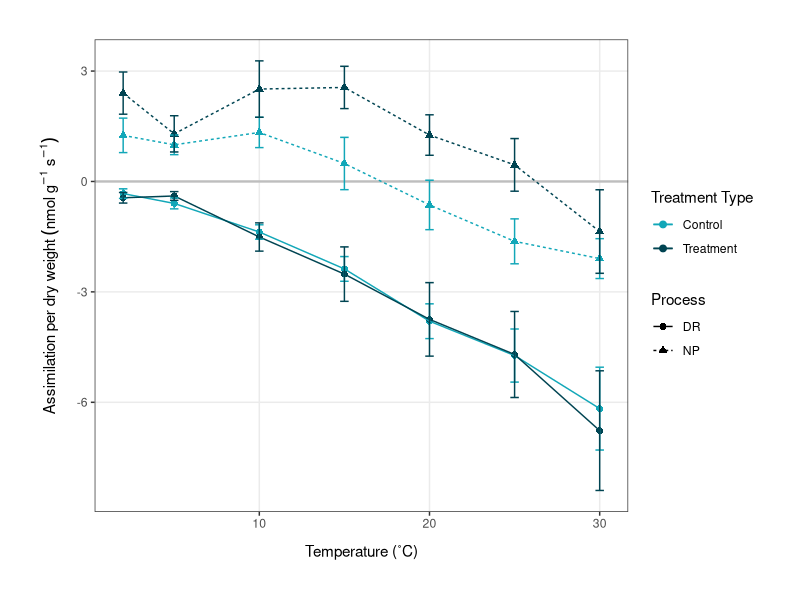
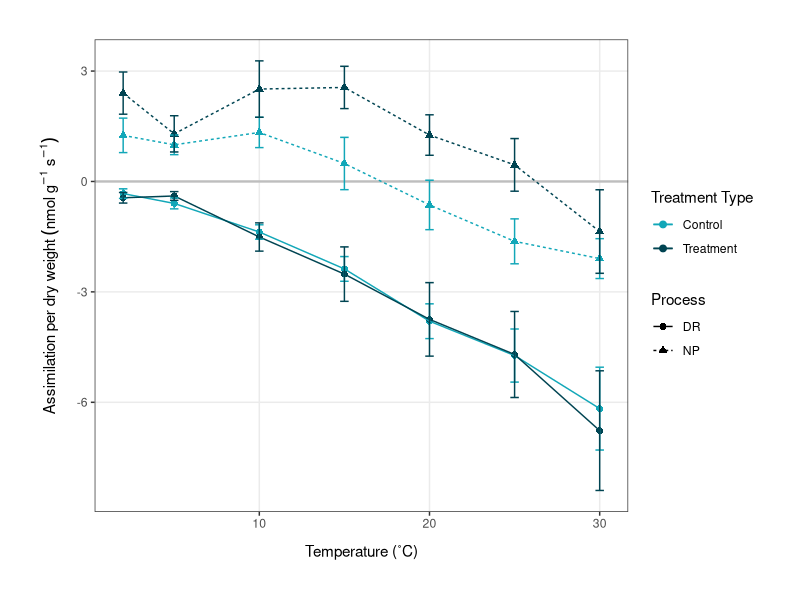

Recreate these plots in R, in order. (Note: this script raises an error after producing the figures.)
# Plots for dissertation 
# Emma Gemal, s1758915@sms.ed.ac.uk
# University of Edinburgh 

### Library ----
library(tidyverse)
library(lme4)
library(ggeffects)
library(ggpubr)

### Temperature Response Curves ----
avgdata <- read.csv("Data/np_dr_averages.csv", header = TRUE)
str(avgdata)

avgdata <- avgdata %>% 
              mutate(treatment_type = as.factor(treatment_type),
                     type = as.factor(type))
str(avgdata)

# plotting temperature response curves using dry weight  
(dw_plot <- ggplot(avgdata, aes(x = temp, y = avgDW, color = treatment_type)) +
              geom_hline(yintercept = 0, color = "grey", size = 0.8) +  # optional to keep              
              geom_point(aes(shape = type), size = 2) +
              geom_line(aes(linetype = type)) +
              ylab(label = expression(Assimilation~per~dry~weight~(nmol~g^-1~s^-1))) +
              xlab(label = "Temperature (˚C)") +              
              geom_errorbar(aes(ymin = avgDW-se_DW, ymax = avgDW+se_DW), width = 0.5) +
              theme_bw() +
              theme(axis.title.x = 
                      element_text(margin = margin(t = 10, r = 0, b = 0, l = 0)),
                    axis.title.y = 
                      element_text(margin = margin(t = 0, r = 10, b = 0, l = 0)),
                    panel.grid.minor = element_blank()) +
              theme(plot.margin = unit(c(1, 1, 1, 1), "cm")) + 
              scale_color_manual(values = c("#12A7B8", "#004452"),
                                 name = c("Treatment Type", "Process"),
                                 labels = c("Control", "Treatment")) +
              scale_linetype_discrete(name = c("Process", "Treatment Type")) +
              scale_shape_discrete(name = c("Process", "Treatment Type")))  

ggsave("Figures/t_response_DW.png", plot = dw_plot, 
       width = 6.8, height = 5.2, units = "in")

# plotting curves using chlorophyll content 
(chl_plot <- ggplot(avgdata, aes(x = temp, y = avgChl, color = treatment_type)) +
                geom_hline(yintercept = 0, color = "grey", size = 0.8) +  # optional to keep              
                geom_point(aes(shape = type), size = 2) +
                geom_line(aes(linetype = type)) +
                geom_errorbar(aes(ymin = avgChl-se_Chl, ymax = avgChl+se_Chl), width = 0.5) +
                ylab(label = 
                       expression(Assimilation~per~chlorophyll~content~(nmol~mg^-1~s^-1))) +
                xlab(label = "Temperature (˚C)") +              
                theme_bw() +
                theme(axis.title.x = 
                        element_text(margin = margin(t = 10, r = 0, b = 0, l = 0)),
                      axis.title.y = 
                        element_text(margin = margin(t = 0, r = 7, b = 0, l = 0)), 
                        panel.grid.minor = element_blank()) +
                theme(plot.margin = unit(c(1, 1, 1, 1), "cm")) + 
                scale_color_manual(values = c("#12A7B8", "#004452"),
                                   name = c("Treatment Type", "Process"),
                                   labels = c("Control", "Treatment")) +
                scale_linetype_discrete(name = c("Process", "Treatment Type")) +
                scale_shape_discrete(name = c("Process", "Treatment Type")) +
                scale_y_continuous(breaks = seq(-20, 10, 5)))

ggsave("Figures/t_response_chl.png", plot = chl_plot, 
      width = 6.8, height = 5.2, units = "in")


### Carbon Gain Efficiency ----
cgain <- read.csv("Data/c_gain_long.csv") 

str(cgain)

# making stacked plots of DR:NP 
(stacked_both <- ggplot(cgain, aes(x = temp, y = percent, fill = type)) +
                    geom_bar(position = "fill", stat = "identity") +
                    ylab(label = "Carbon Use Efficiency (%)") +
                    xlab(label = "Temperature (˚C)") +              
                    facet_wrap(~treatment_type, nrow = 1) +
                    theme_bw() +
                    theme(axis.title.x = 
                            element_text(margin = margin(t = 10, r = 0, b = 0, l = 0)),
                          axis.title.y = 
                            element_text(margin = margin(t = 0, r = 5, b = 0, l = 0))) +
                    theme(plot.margin = unit(c(1, 1, 1, 1), "cm"),
                          panel.spacing = unit(1, "cm")) + 
                    scale_fill_manual(values = c("#FF6D33", "#7A292A"),
                                      name = "Process") +  # could change the name 
                    scale_y_continuous(expand = expansion(mult = c(0, 0.01)),
                                       labels = scales::percent_format(suffix = "")))  # OR
               #    scale_y_continuous(expand = c(0,0)))

ggsave("Figures/c_gain_stacked.png", plot = stacked_both, 
       width = 7.5, height = 5, units = "in")


### Acclimation Ratios ----
ratios <- read.csv("Data/acclimation_ratios.csv")

(ratio_plot <- ggplot(ratios, aes(x = temp, y = DWt.c)) +
                  geom_point(aes(color = type, shape = type), size = 2.5, alpha = 0.9) +
                  geom_hline(yintercept = 1, linetype = "dotted") +
                  ylab(label = "Acclimation ratio") +
                  xlab(label = "Temperature (˚C)") +
                  theme_bw() +
                  theme(axis.title.x = 
                          element_text(margin = margin(t = 10, r = 0, b = 0, l = 0)),
                        axis.title.y = 
                          element_text(margin = margin(t = 0, r = 10, b = 0, l = 0)),
                        panel.grid.minor = element_blank()) +
                  theme(plot.margin = unit(c(1, 1, 1, 1), "cm")) +
                  scale_color_manual(values = c("#FF6D33", "#7A292A"),
                                     name = "Process") +
                  scale_shape_discrete(name = "Process") + # can change the name
                  scale_y_continuous(limits = c(0, 6)))

ggsave("Figures/acclim_ratio_plot.png", plot = ratio_plot, 
       width = 6.5, height = 5, units = "in")


### Light Response Curves ----
light <- read.csv("Data/full_light_responses.csv") 
str(light)

# calculating averages, standard deviation and standard error
light_sum <- light %>% 
                group_by(Lcuv, treatment_type) %>% 
                summarise(avgCO2 = mean(CO2),
                          sdCO2 = sd(CO2)) %>% 
                mutate(seCO2 = sdCO2/sqrt(3)) %>% 
                na.omit()

# plotting the light response curves
(light_plots <- ggplot(light_sum, aes(x = Lcuv, y = avgCO2)) +
                  geom_hline(yintercept = 0, size = 0.5, linetype = "dotted") +               
                  geom_point(aes(color = treatment_type), size = 2.2) +
                  geom_line(aes(color = treatment_type)) +
                  geom_errorbar(aes(ymin = avgCO2-seCO2, ymax = avgCO2+seCO2, 
                                    color = treatment_type, width = 20), alpha = 0.8) + 
                  ylab(label = expression(paste(
                       "\u0394", "CO"[2], " (rel. ppm)"))) +  # check units 
                  xlab(label = expression(paste(
                       "PPFD ", "(µmol ", "m"^-2, " s"^-1, ")"))) +
                  theme_bw() +
                  theme(panel.grid.minor = element_blank(),
                        axis.title.x = 
                          element_text(margin = margin(t = 10, r = 0, b = 0, l = 0))) +
                  theme(plot.margin = unit(c(1, 1, 1, 1), "cm")) +
                  scale_color_manual(values = c("#12A7B8", "#004452"),
                                     name = "Treatment Type",
                                     labels = c("Control", "Treatment"))) 

ggsave("Figures/light_response.png", plot = light_plots, 
       width = 7, height = 5.5, units = "in")


### Climate Data ----
climate <- read.csv("Data/climate_combo.csv")

# creating summary data 
# for year
sum_year <- climate %>% 
              group_by(year) %>% 
              summarise(avg_temp = mean(temp),
                        min_temp = min(temp),
                        max_temp = max(temp))

sum_year_long <- sum_year %>% 
                    pivot_longer(cols = c(2:4),
                                 names_to = "type",
                                 values_to = "temp")

# for season
sum_season <- climate %>% 
                group_by(season) %>% 
                summarise(avg_temp = mean(temp),
                          min_temp = min(temp),
                          max_temp = max(temp))

sum_season_long <- sum_season %>% 
                      pivot_longer(cols = c(2:4),
                                   names_to = "type",
                                   values_to = "temp")


# plotting the average, minimum and maximum temperature over time (by year) 
minor <- seq(2004, 2016, by = 4)   # making minor gridlines for the plot 

(temp_year <- ggplot(sum_year_long, aes(x = year, y = temp, 
                                        color = type, shape = type)) +
                geom_vline(xintercept = minor, color = "grey92") +                 
                geom_point(size = 2.5) +  
                geom_line(aes(group = type)) +
                geom_hline(yintercept = 0, linetype = "dashed") +
                ylab(label = "Temperature (˚C)") +
                xlab(label = "Year") +
                theme_bw() +
                theme(axis.text.x = element_text(angle = 60, hjust = 1),
                      panel.grid.minor = element_blank(),
                      panel.grid.major.x = element_blank(),
                      legend.title = element_blank(),
                      axis.title.x = 
                        element_text(margin = margin(t = 10, r = 0, b = 0, l = 0)),
                      axis.title.y = 
                        element_text(margin = margin(t = 0, r = 10, b = 0, l = 0))) +
                theme(plot.margin = unit(c(1, 1, 1, 1), "cm")) +
                scale_color_manual(values = c("#004452", "#B5BA4F", "#FF6D33"),
                                   labels = c("Mean", "Maximum", "Minimum")) + 
                scale_shape_discrete(labels = c("Mean", "Maximum", "Minimum")) +
                scale_x_continuous(n.breaks = 8))

ggsave("Figures/climate_plot_year.png", plot = temp_year, 
       width = 6.5, height = 5.5, units = "in")

# adding the mixed effects model to the plot 
temp_month_season <- lmer(temp ~ year + (1|month) + (1|season), data = climate, REML = F)

# creating model predictions 
pred.mm <- ggpredict(temp_month_season, terms = c("year"))  

# plotting the predictions 
(temp_year_model <- ggplot(pred.mm) + 
                      geom_vline(xintercept = minor, color = "grey92") +                   
                      geom_line(aes(x = x, y = predicted), color = "#004452") +   # slope
                      geom_ribbon(aes(x = x, ymin = conf.low, 
                                      ymax = conf.high), 
                                  fill = "lightgrey", alpha = 0.5) +  # error band
                      geom_point(size = 2.5, data = sum_year_long, aes(x = year, y = temp, 
                                 color = type, shape = type)) +
                      geom_line(data = sum_year_long, aes(x = year, y = temp, 
                                                          color = type, group = type)) +
                      geom_hline(yintercept = 0, linetype = "dashed") +
                      ylab(label = "Temperature (˚C)") +
                      xlab(label = "Year") +
                      theme_bw() +
                      theme(axis.text.x = element_text(angle = 60, hjust = 1),
                            panel.grid.minor = element_blank(),
                            panel.grid.major.x = element_blank(),
                            legend.title = element_blank(),
                            axis.title.x = 
                              element_text(margin = margin(t = 10, r = 0, b = 0, l = 0)),
                            axis.title.y = 
                              element_text(margin = margin(t = 0, r = 10, b = 0, l = 0))) +
                      theme(plot.margin = unit(c(1, 1, 1, 1), "cm")) +
                      scale_color_manual(values = c("#004452", "#B5BA4F", "#FF6D33"),
                                         labels = c("Mean", "Maximum", "Minimum")) + 
                      scale_shape_discrete(labels = c("Mean", "Maximum", "Minimum")) +
                      scale_x_continuous(n.breaks = 8))

ggsave("Figures/climate_plot_model.png", plot = temp_year_model, 
       width = 6.5, height = 5.5, units = "in")

## For the appendix
# plotting the average, minimum and maximum temperature over time (by season) 
(temp_season <- ggplot(sum_season_long, aes(x = season, y = temp, 
                                        color = type, shape = type)) +
                  geom_point(size = 2.5) +  
                  geom_line(aes(group = type)) +
                  geom_hline(yintercept = 0, linetype = "dashed") +
                  ylab(label = "Temperature (˚C)") +
                  xlab(label = "Season") +
                  theme_bw() +
                  theme(axis.text.x = element_text(angle = 60, hjust = 1),
                        panel.grid.minor = element_blank(),
                        panel.grid.major.x = element_blank(),
                        legend.title = element_blank(),
                        axis.title.x = 
                          element_text(margin = margin(t = 10, r = 0, b = 0, l = 0)),
                        axis.title.y = 
                          element_text(margin = margin(t = 0, r = 10, b = 0, l = 0))) +
                  theme(plot.margin = unit(c(1, 1, 1, 1), "cm")) +
                  scale_color_manual(values = c("#004452", "#B5BA4F", "#FF6D33"),
                                     labels = c("Mean", "Maximum", "Minimum")) + 
                  scale_shape_discrete(labels = c("Mean", "Maximum", "Minimum")))

ggsave("Figures/climate_plot_season.png", plot = temp_season, 
       width = 6.5, height = 5.5, units = "in")

# creating a faceted plot of temperature over time
str(climate)
climate$date_time <- as.POSIXct(climate$date_time)

(temp_facet <- ggplot(climate, aes(x = date_time, y = temp, fill = season)) +   
                  geom_line(aes(color = season)) +
                  facet_wrap(vars(season), ncol = 3, scales = "free_x") +
                  ylab(label = "Temperature (˚C)") +
                  xlab(label = "Date") +
                  theme_bw() +
                  theme(legend.position = "none",
                        axis.title.x = 
                          element_text(margin = margin(t = 10, r = 0, b = 0, l = 0)),
                        axis.title.y = 
                          element_text(margin = margin(t = 0, r = 10, b = 0, l = 0))) +
                  theme(plot.margin = unit(c(1, 1, 1, 1), "cm")) +
                  scale_x_datetime(date_labels = "%b", date_breaks = "1 month") +
                  scale_color_manual(values = c("#DADDA7", "#D1D491", "#C8CC7B", "#BEC365", 
                                                "#B5BA4F", "#A2A741", "#8B8F38", "#74772E", 
                                                "#5D5F25", "#45481C", "#2E3013", "#171809", 
                                                "#000000")))

ggsave("Figures/climate_facet.png", plot = temp_facet, 
       width = 7, height = 7, units = "in")

### Microclimate Data ----
microlog <- read.csv("Data/microclimate.csv")

str(microlog)
microlog <- microlog %>% 
              dplyr::select("Date", "Time", "Inside.temp", "Outside.temp", "ground.temp",
                            "inside.humidity", "Outside.humidity") %>% 
              rename(Ground.temp = ground.temp,
                     Inside.humidity = inside.humidity) %>% 
              unite("date_time", c("Date", "Time"), remove = FALSE, sep = " ") %>% 
              mutate(date_time = as.POSIXct(date_time, format = "%d/%m/%Y %H:%M")) %>% 
              mutate(Inside.temp = as.numeric(Inside.temp)) %>% 
              mutate(Outside.temp = as.numeric(Outside.temp)) %>% 
              mutate(Ground.temp = as.numeric(Ground.temp)) %>% 
              mutate(Inside.humidity = as.numeric(Inside.humidity)) %>% 
              mutate(Outside.humidity = as.numeric(Outside.humidity))

# plotting outside temperatures
(outside_temp <- ggplot(microlog, aes(x = date_time, y = Outside.temp)) +
                    geom_line(size = 0.7, color = "#FF6D33") +
                    ylab(label = "Temperature (˚C)") +
                    xlab(label = "Date") +
                    theme_bw() +
                    theme(axis.title.x = 
                            element_text(margin = margin(t = 10, r = 0, b = 0, l = 0)),
                          axis.title.y = 
                            element_text(margin = margin(t = 0, r = 10, b = 0, l = 0)),
                          panel.grid.minor = element_blank()) +
                    theme(plot.margin = unit(c(1, 1, 1, 1), "cm")))

# plotting ground temperatures
(ground_temp <- ggplot(microlog, aes(x = date_time, y = Ground.temp)) +
                  geom_line(size = 0.7, color = "#E64100") +
                  ylab(label = "Temperature (˚C)") +
                  xlab(label = "Date") +
                  theme_bw() +
                  theme(axis.title.x = 
                          element_text(margin = margin(t = 10, r = 0, b = 0, l = 0)),
                        axis.title.y = 
                          element_text(margin = margin(t = 0, r = 10, b = 0, l = 0)),
                        panel.grid.minor = element_blank()) +
                  theme(plot.margin = unit(c(1, 1, 1, 1), "cm")))

# plotting inside temperatures
(inside_temp <- ggplot(microlog, aes(x = date_time, y = Inside.temp)) +
                  geom_line(size = 0.7, color = "#FF9166") +
                  ylab(label = "Temperature (˚C)") +
                  xlab(label = "Date") +
                  theme_bw() +
                  theme(axis.title.x = 
                          element_text(margin = margin(t = 10, r = 0, b = 0, l = 0)),
                        axis.title.y = 
                          element_text(margin = margin(t = 0, r = 10, b = 0, l = 0)),
                        panel.grid.minor = element_blank()) +
                  theme(plot.margin = unit(c(1, 1, 1, 1), "cm")))

# plotting outside relative humidity (DON'T INCLUDE)
(outside_rh <- ggplot(microlog, aes(x = date_time, y = Outside.humidity)) +
                  geom_line())

# plotting inside relative humidity 
(inside_rh <- ggplot(microlog, aes(x = date_time, y = Inside.humidity)) +
                  geom_line())

panel <- ggarrange(inside_temp, outside_temp, ground_temp, labels = c("A", "B", "C"),
                   nrow = 1)
panel2 <- ggarrange(inside_temp, outside_temp, ground_temp, labels = c("A", "B", "C"),
                    nrow = 2, ncol = 2)

ggsave("Figures/microclimate_panel_tall.png", plot = panel2, width = 8, height = 8, units = "in")


### Water Content Curves ----
water <- read.csv("Data/water_content_full.csv")
str(water)
water <- water %>% 
            pivot_longer(cols = c(1:2),
                         names_to = "type",
                         names_prefix = "CO2_",
                         values_to = "CO2")
                         
(water_curves <- ggplot(water, aes(x = weight, y = CO2)) +
                    geom_point(aes(color = type, shape = type), size = 2.5) +
                    geom_line(aes(color = type), size = 0.5) +
                    facet_wrap(~treatment_type, scales = "free") +
                    ylab(label = expression(paste("\u0394", "CO"[2], " (rel. ppm)"))) +
                    xlab(label = "Weight (g)") +
                    theme_bw() +
                    theme(axis.title.x = 
                            element_text(margin = margin(t = 10, r = 0, b = 0, l = 0)),
                          axis.title.y = 
                            element_text(margin = margin(t = 0, r = 10, b = 0, l = 0)),
                          panel.grid.minor = element_blank()) +
                    theme(plot.margin = unit(c(1, 1, 1, 1), "cm")) +
                    scale_color_manual(values = c("#FF6D33", "#7A292A"),
                                       name = "Process") +
                    scale_shape_discrete(name = "Process"))

ggsave("Figures/water_content.png", plot = water_curves, width = 9, height = 6, units = "in")



# --------------------------------------------# 

### Old Code for Data Creation ----
#### creating c_gain_long.csv
cgain <- read.csv("c_gain_efficiency.csv")
# separating the control and treatment data 
control_dw <- cgain[cgain$treatment_type == "control", ]
treatment_dw <- cgain[cgain$treatment_type == "treatment", ]

# putting dark respiration and net photosynthesis values into a long column 
control_perc_long <- control_dw %>% 
  gather(type, percent, 5:6) %>% 
  mutate(type = case_when(type == "DRperc_DW" ~ "DR",
                          type == "NPperc_DW" ~ "NP"))
control_ratio_long <- control_dw %>% 
  gather(type, ratio, 3:4) %>% 
  mutate(type = case_when(type == "DRratio_DW" ~ "DR",
                          type == "NPratio_DW" ~ "NP"))
control_long_combo <- full_join(control_perc_long, control_ratio_long) %>% 
  dplyr::select(c("temp", "GP_DW", "treatment_type",
                  "type", "percent", "ratio"))

treatment_perc_long <- treatment_dw %>% 
  gather(type, percent, 5:6) %>% 
  mutate(type = case_when(type == "DRperc_DW" ~ "DR",
                          type == "NPperc_DW" ~ "NP"))
treatment_ratio_long <- treatment_dw %>% 
  gather(type, ratio, 3:4) %>% 
  mutate(type = case_when(type == "DRratio_DW" ~ "DR",
                          type == "NPratio_DW" ~ "NP"))
treatment_long_combo <- full_join(treatment_perc_long, treatment_ratio_long) %>% 
  dplyr::select(c("temp", "GP_DW", "treatment_type",
                  "type", "percent", "ratio"))

# combining treatments for plotting
cgain_combo <- full_join(treatment_long_combo, control_long_combo)
write.csv(cgain_combo, "Data/c_gain_long.csv", row.names = FALSE) 



#### creating climate_combo.csv 
# loading the data
climate2011 <- read.csv("Data/climate_long_2011-2018.csv")
climate2004 <- read.csv("Data/climate_long_2004-2010.csv")

## Data manipulation for 2011-2018 
head(climate2011)
str(climate2011)
summary(climate2011)

climate2011 <- climate2011 %>% 
  na.omit() %>%   # removing NA's
  filter(rH > 0) %>%  # removing incorrect rH values 
  rename(year = Year,
         temp = Temp) %>%  # renaming columns (lowercase)
  mutate(VPD = as.numeric(VPD)) # changing VPD to numeric 
str(climate2011)

# adding season column
climate2011 <- climate2011 %>% 
  mutate(season = case_when(year == "2011" & month == "11" ~ "2011/12",
                            year == "2011" & month == "12" ~ "2011/12",
                            year == "2012" & month == "1" ~ "2011/12",
                            year == "2012" & month == "11" ~ "2012/13",
                            year == "2012" & month == "12" ~ "2012/13",
                            year == "2013" & month == "1" ~ "2012/13",
                            year == "2013" & month == "11" ~ "2013/14",
                            year == "2013" & month == "12" ~ "2013/14",
                            year == "2014" & month == "1" ~ "2013/14",
                            year == "2014" & month == "11" ~ "2014/15",
                            year == "2014" & month == "12" ~ "2014/15",
                            year == "2015" & month == "1" ~ "2014/15",
                            year == "2015" & month == "11" ~ "2015/16",
                            year == "2015" & month == "12" ~ "2015/16",
                            year == "2016" & month == "1" ~ "2015/16",
                            year == "2016" & month == "11" ~ "2016/17",
                            year == "2016" & month == "12" ~ "2016/17",
                            year == "2017" & month == "1" ~ "2016/17",
                            year == "2017" & month == "11" ~ "2017/18",
                            year == "2017" & month == "12" ~ "2017/18",
                            year == "2018" & month == "1" ~ "2017/18")) %>% 
  mutate(season = as.factor(season))

# removing 2012/13 season
climate2011 <- climate2011[!(climate2011$season == "2012/13"), ]

# fixing the time column to allow for easy change to POSIX class
climate2011 <- climate2011 %>% 
  mutate(real_time = case_when(time == 0 ~ "00:00",
                               time == 100 ~ "01:00",
                               time == 200 ~ "02:00",
                               time == 300 ~ "03:00",
                               time == 400 ~ "04:00",
                               time == 500 ~ "05:00",
                               time == 600 ~ "06:00",
                               time == 700 ~ "07:00",
                               time == 800 ~ "08:00",
                               time == 900 ~ "09:00",
                               time == 1000 ~ "10:00",
                               time == 1100 ~ "11:00",
                               time == 1200 ~ "12:00",
                               time == 1300 ~ "13:00",
                               time == 1400 ~ "14:00",
                               time == 1500 ~ "15:00",
                               time == 1600 ~ "16:00",
                               time == 1700 ~ "17:00",
                               time == 1800 ~ "18:00",
                               time == 1900 ~ "19:00",
                               time == 2000 ~ "20:00",
                               time == 2100 ~ "21:00",
                               time == 2200 ~ "22:00",
                               time == 2300 ~ "23:00"))

# creating date and date + time columns for time series plotting
climate2011 <- climate2011 %>% 
  unite("date", c("year", "month", "day"), remove = FALSE, sep = "-") %>% 
  unite("date_time", c("date", "real_time"), remove = FALSE, sep = " ") %>% 
  mutate(date = as.Date(date)) %>% 
  mutate(date_time = as.POSIXct(date_time, format = "%Y-%m-%d %H:%M"))
str(climate2011)

## Data manipulation for 2004-2010
head(climate2004)
str(climate2004)
summary(climate2004)

climate2004 <- climate2004 %>% 
  na.omit() %>%  # removing NA's
  mutate(date_time = as.POSIXct(date_time,   # changing to POSIX class
                                format = "%d/%m/%Y %H:%M")) 
str(climate2004)

# adding season column
climate2004$year <- format(climate2004$date_time, format = "%Y")
climate2004$month <- format(climate2004$date_time, format = "%m")
climate2004$day <- format(climate2004$date_time, format = "%d")

climate2004 <- climate2004 %>% 
  mutate(season = case_when(year == "2004" & month == "11" ~ "2004/5",
                            year == "2004" & month == "12" ~ "2004/5",
                            year == "2005" & month == "1" ~ "2005/6",
                            year == "2005" & month == "11" ~ "2005/6",
                            year == "2005" & month == "12" ~ "2005/6",
                            year == "2006" & month == "1" ~ "2006/7",
                            year == "2006" & month == "11" ~ "2006/7",
                            year == "2006" & month == "12" ~ "2006/7",
                            year == "2007" & month == "1" ~ "2007/8",
                            year == "2007" & month == "11" ~ "2007/8",
                            year == "2007" & month == "12" ~ "2007/8",
                            year == "2008" & month == "1" ~ "2008/9",
                            year == "2008" & month == "11" ~ "2008/9",
                            year == "2008" & month == "12" ~ "2008/9",
                            year == "2009" & month == "1" ~ "2009/10",
                            year == "2009" & month == "11" ~ "2009/10",
                            year == "2009" & month == "12" ~ "2009/10",
                            year == "2010" & month == "1" ~ "2010/11",
                            year == "2010" & month == "11" ~ "2010/11",
                            year == "2010" & month == "12" ~ "2010/11")) %>% 
  mutate(season = as.factor(season))

## Combining data frames 
str(climate2011)
str(climate2004)

# making year and month integers for 'climate2004' 
climate2004 <- climate2004 %>% 
  mutate(year = as.integer(year)) %>% 
  mutate(month = as.integer(month)) %>% 
  mutate(day = as.integer(day))

combo <- full_join(climate2004, climate2011)

# removing unnecessary columns
combo <- combo %>% 
  dplyr::select(date_time, temp, rH, year, month, day, season)

write.csv(combo, "Data/climate_combo.csv", row.names = FALSE) 
